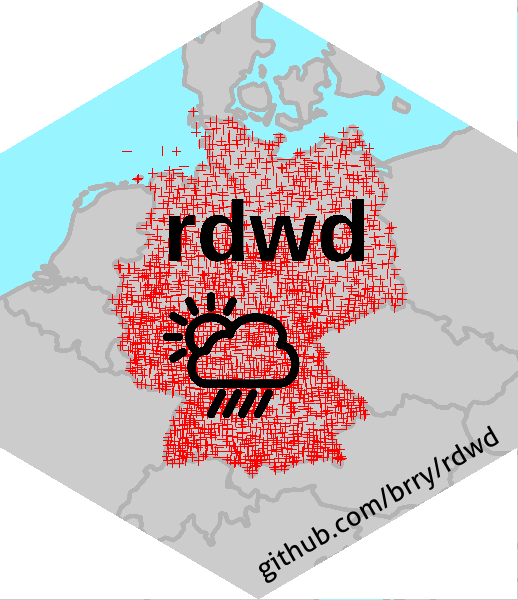

R code for this plot:
library(rdwd)
library(berryFunctions)
data("geoIndex")
if(!exists("ws")) ws <- readxl::read_excel("misc/hex/weather_symbol.xlsx", col_types="numeric")
if(!exists("map")){
map <- geodata::world(path=locdir())
map <- terra::crop(map, c(0,20, 40,60)) # for faster plotting
}


{
pdf("hexraw.pdf", width=7, height=7*600/518*1.05)
par(bg="cadetblue1", mar=rep(0,4))
plot(lat~lon, data=geoIndex, type="n", axes=FALSE, xlab="", ylab="", asp=1.5,
     xlim=c(3,18), ylim=c(45,57))
terra::plot(map, add=TRUE, border="gray70", col="gray80", lwd=6)
points(lat~lon, data=geoIndex[geoIndex$recentfile,], col="red", cex=1.2, pch=3)
lines(berryFunctions::rescale(ws$x, 7.4, 11.4)+0.2, 
      berryFunctions::rescale(ws$y, 49.2, 51.7)-0.6, lwd=11)
text(10.7, 53-0.5, "rdwd", cex=7, font=2)
dev.off()
}

pdf <- F # if FALSE: png

hexSticker::sticker("hexraw.pdf", s_x=1, s_y=1, s_width=1, s_height=1, asp=0.85,
                    package="rdwd", p_color="transparent",
                    h_fill="transparent", h_size=0, h_color="transparent",
                    url="github.com/brry/rdwd", u_size=ifelse(pdf,2.3,7.2),
                    white_around_sticker=TRUE,
                    filename=ifelse(pdf,"hex.pdf","hex.png"))
